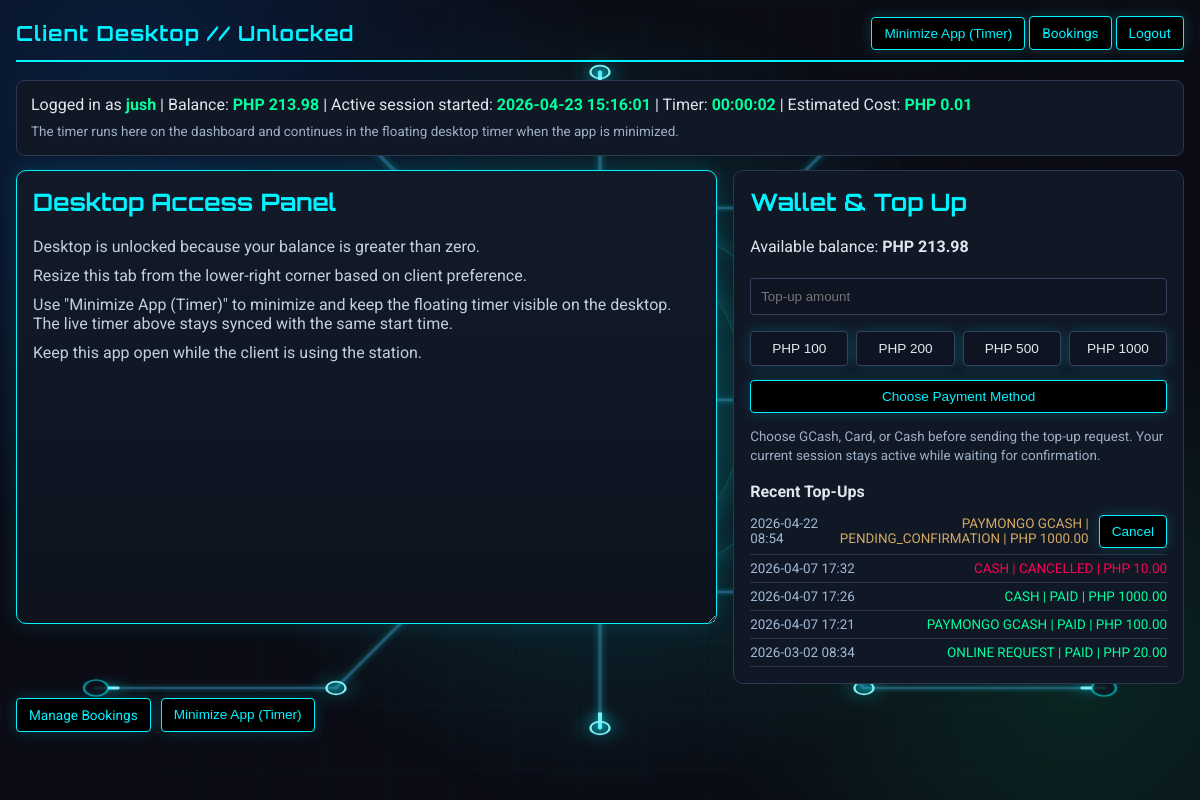
The page /client/desktop (signed in) on the database its author committed.
### app.py (models this page shows, shortened)
class User(UserMixin, db.Model):
    id = db.Column(db.Integer, primary_key=True)
    username = db.Column(db.String(80), unique=True, nullable=False)
    password_hash = db.Column(db.String(120), nullable=False)
    pondo = db.Column(db.Float, default=0.0)
    is_admin = db.Column(db.Boolean, default=False)

class Session(db.Model):
    id = db.Column(db.Integer, primary_key=True)
    user_id = db.Column(db.Integer, db.ForeignKey('user.id'))
    pc_id = db.Column(db.Integer, db.ForeignKey('pc.id'))
    start_time = db.Column(db.DateTime, default=datetime.now)
    end_time = db.Column(db.DateTime, nullable=True)
    cost = db.Column(db.Float, default=0.0)
    last_charged_at = db.Column(db.DateTime, nullable=True)

class PaymentTransaction(db.Model):
    id = db.Column(db.Integer, primary_key=True)
    user_id = db.Column(db.Integer, db.ForeignKey('user.id'), nullable=False)
    provider = db.Column(db.String(32), nullable=False, default="online_request")
    external_id = db.Column(db.String(128), unique=True, nullable=False)
    amount = db.Column(db.Float, nullable=False)
    currency = db.Column(db.String(8), nullable=False, default="php")
    status = db.Column(db.String(32), nullable=False, default="pending")
    created_at = db.Column(db.DateTime, default=datetime.now)
    credited_at = db.Column(db.DateTime, nullable=True)

### app.py (the view)
@app.route('/client/desktop')
@login_required
def client_desktop():
    if current_user.is_admin:
        return redirect(url_for('index'))
    if not user_has_positive_balance(current_user):
        flash('Insufficient balance. Please reserve first or top up.', 'error')
        return redirect(url_for('client_bookings'))
    active_session = Session.query.filter_by(user_id=current_user.id, end_time=None).order_by(Session.start_time.desc()).first()
    recent_payments = get_recent_payment_requests(current_user.id)
    return render_template(
        'client_desktop.html',
        active_session=active_session,
        recent_payments=recent_payments,
        kiosk_mode=is_kiosk_mode_enabled(),
        hourly_rate=HOURLY_RATE
    )

### app.py (called while the page is built, shortened)
@login_manager.user_loader
def load_user(user_id):
    return db.session.get(User, int(user_id))

def get_recent_payment_requests(user_id, limit=5):
    try:
        max_rows = max(1, int(limit))
    except Exception:
        max_rows = 5
    return PaymentTransaction.query.filter_by(user_id=user_id).order_by(PaymentTransaction.created_at.desc()).limit(max_rows).all()

def is_kiosk_mode_enabled():
    return str(os.getenv("PYPONDO_KIOSK_MODE", "0")).strip().lower() in {"1", "true", "yes"}

def user_has_positive_balance(user):
    try:
        return float(getattr(user, "pondo", 0.0)) > 0.0
    except Exception:
        return False

@app.before_request
def bootstrap_schema():
    if not getattr(app, "_schema_ready", False):
        db.create_all()
        ensure_pc_lan_ip_column()
        ensure_booking_date_column()
        ensure_session_last_charged_at_column()
        ensure_core_seed_data()
        app._schema_ready = True

def start_periodic_billing():
    global _billing_thread_started
    if _billing_thread_started or BILLING_DISABLED:
        return

@app.before_request
def ensure_billing_started():
    start_periodic_billing()

### templates/client_desktop.html (shortened to what this page needs)
<!DOCTYPE html>
<html lang="en">
<head>
</head>
<body>
    {% include '_animated_background.html' %}
    <div class="top">
        <h1>Client Desktop // Unlocked</h1>
        <div>
            <button type="button" class="btn" onclick="minimizeClientApp()">Minimize App (Timer)</button>
            <a class="btn" href="{{ url_for('client_bookings') }}">Bookings</a>
            <a class="btn warn" href="{{ url_for('logout') }}" onclick="clearDashboardTimerState()">Logout</a>
        </div>
    </div>
    <div class="status">
        Logged in as <strong>{{ current_user.username }}</strong> |
        Balance: <strong id="user-balance-top">PHP {{ "%.2f"|format(current_user.pondo) }}</strong>
        {% if active_session %}
            | Active session started: <strong>{{ active_session.start_time.strftime('%Y-%m-%d %H:%M:%S') }}</strong>
        {% endif %}
        | Timer: <strong id="dashboard-timer-time">00:00:00</strong>
        | Estimated Cost: <strong id="dashboard-timer-cost">PHP 0.00</strong>
        <div class="subtle" id="dashboard-timer-note" style="margin-top:8px;">
            The timer runs here on the dashboard and continues in the floating desktop timer when the app is minimized.
        </div>
    </div>
    <div class="grid">
        <div class="desktop-tab">
            <h2>Desktop Access Panel</h2>
            <p>Desktop is unlocked because your balance is greater than zero.</p>
            <p>Resize this tab from the lower-right corner based on client preference.</p>
            <p>Use "Minimize App (Timer)" to minimize and keep the floating timer visible on the desktop. The live timer above stays synced with the same start time.</p>
            <p>Keep this app open while the client is using the station.</p>
        </div>
        <div class="card">
            <h2 style="margin-top:0; font-family: 'Orbitron', sans-serif; color: var(--line);">Wallet &amp; Top Up</h2>
            <p>
                Available balance:
                <strong id="user-balance-bottom">PHP {{ "%.2f"|format(current_user.pondo) }}</strong>
            </p>
            <form action="{{ url_for('topup_online') }}" method="POST">
                <input id="topupAmount" type="number" name="amount" min="1" max="10000" step="0.01" placeholder="Top-up amount" required style="width:100%; box-sizing:border-box; margin: 6px 0; padding: 10px; border-radius: 4px; border: 1px solid #37415f; background: #0e1422; color: #fff;">
                <div class="quick-amounts">
                    <button type="button" onclick="setTopup(100)">PHP 100</button>
                    <button type="button" onclick="setTopup(200)">PHP 200</button>
                    <button type="button" onclick="setTopup(500)">PHP 500</button>
                    <button type="button" onclick="setTopup(1000)">PHP 1000</button>
                </div>
                <button type="submit" class="btn" style="width:100%; margin-top:10px;">Choose Payment Method</button>
            </form>
            <p class="subtle">Choose GCash, Card, or Cash before sending the top-up request. Your current session stays active while waiting for confirmation.</p>
            <div style="margin-top: 16px;">
                <h2 style="margin-bottom: 8px; font-size: 1rem;">Recent Top-Ups</h2>
                {% if recent_payments %}
                    {% for tx in recent_payments %}
                        <div class="history-row">
                            <div class="history-main">
                                <span style="color:#9fbad6;">{{ tx.created_at.strftime('%Y-%m-%d %H:%M') }}</span>
                                <span style="color: {{ 'var(--ok)' if tx.status == 'paid' else ('var(--warn)' if tx.status == 'cancelled' else '#d3a961') }};">
                                    {{ tx.provider.replace('_', ' ')|upper }} | {{ tx.status|upper }} | PHP {{ "%.2f"|format(tx.amount) }}
                                </span>
                            </div>
                            {% if tx.status in ['pending', 'pending_confirmation', 'awaiting_cash'] %}
                            <div class="history-action">
                                <form action="{{ url_for('client_cancel_payment', payment_id=tx.id) }}" method="POST">
                                    <button type="submit" class="btn history-cancel">Cancel</button>
                                </form>
                            </div>
                            {% endif %}
                        </div>
                    {% endfor %}
                {% else %}
                    <div class="subtle">No top-up transactions yet.</div>
                {% endif %}
            </div>
        </div>
    </div>
    <div class="actions">
        <a class="btn" href="{{ url_for('client_bookings') }}">Manage Bookings</a>
        <button type="button" class="btn" onclick="minimizeClientApp()">Minimize App (Timer)</button>
    </div>
</body>
</html>

### templates/client_desktop.html (style rules this page uses)
:root { --bg: #0b0c15; --card: #151922; --line: #00f3ff; --ok: #00ff9d; --warn: #ff0055; --text: #e0e6ed; }
body { margin: 0; background: var(--bg); color: var(--text); font-family: 'Roboto', sans-serif; padding: 16px; }
.top { display: flex; justify-content: space-between; align-items: center; border-bottom: 2px solid var(--line); padding-bottom: 10px; margin-bottom: 18px; }
.top h1 { margin: 0; font-family: 'Orbitron', sans-serif; font-size: 1.3rem; color: var(--line); letter-spacing: 1px; }
.btn, .quick-amounts button, .btn.history-cancel { display: inline-block; text-decoration: none; border: 1px solid var(--line); color: var(--line); background: #000; padding: 8px 12px; border-radius: 4px; font-size: 0.85rem; box-shadow: 0 0 14px rgba(0, 243, 255, 0.18); transition: background 0.18s ease, color 0.18s ease, box-shadow 0.18s ease, border-color 0.18s ease; cursor: pointer; }
.warn { border-color: var(--line); color: var(--line); }
.history-cancel { border-color: var(--line); color: var(--line); }
.status { margin-bottom: 14px; padding: 14px; border: 1px solid #2d3650; border-radius: 8px; background: #101725; }
.status strong { color: var(--ok); }
.grid { display: grid; grid-template-columns: minmax(320px, 1.4fr) minmax(280px, 0.9fr); gap: 16px; align-items: start; }
.card { border: 1px solid #2d3650; border-radius: 10px; background: #101725; padding: 16px; }
.desktop-tab { width: auto; height: 420px; min-height: 240px; resize: both; overflow: auto; border: 1px solid var(--line); border-radius: 10px; background: linear-gradient(180deg, #121a2a, #0d121d); box-shadow: 0 0 20px rgba(0, 243, 255, 0.15); padding: 16px; }
.desktop-tab h2 { margin-top: 0; font-family: 'Orbitron', sans-serif; color: var(--line); }
.desktop-tab p { margin: 0 0 10px; color: #c2d0de; }
.actions { margin-top: 14px; display: flex; gap: 10px; flex-wrap: wrap; }
.quick-amounts { display: flex; gap: 8px; flex-wrap: wrap; margin: 10px 0 4px; }
.quick-amounts button { flex: 1 1 90px; border: 1px solid #37415f; background: #0e1422; color: var(--text); padding: 9px 10px; border-radius: 4px; cursor: pointer; }
.subtle { color: #9db0c6; font-size: 0.84rem; line-height: 1.45; }
.history-row { display: flex; justify-content: space-between; align-items: center; gap: 10px; padding: 6px 0; border-bottom: 1px solid #29324a; font-size: 0.84rem; }
.history-main { display: flex; justify-content: space-between; align-items: center; gap: 10px; flex: 1; min-width: 0; }
.history-main span:last-child { text-align: right; }
.history-action form { margin: 0; }
.history-cancel { border-color: var(--warn); color: var(--warn); padding: 5px 8px; font-size: 0.72rem; }

### templates/_animated_background.html (style rules this page uses)
body > *:not(.cyber-bg) { position: relative; z-index: 1; }

### rows shown on the page
User: username "jush"
PaymentTransaction: created_at "2026-04-22 08:54", provider.replace "PAYMONGO GCASH", status "PENDING_CONFIRMATION", amount "1000.00"
PaymentTransaction: created_at "2026-04-07 17:32", provider.replace "CASH", status "CANCELLED", amount "10.00"
PaymentTransaction: created_at "2026-04-07 17:26", provider.replace "CASH", status "PAID", amount "1000.00"
PaymentTransaction: created_at "2026-04-07 17:21", provider.replace "PAYMONGO GCASH", status "PAID", amount "100.00"
PaymentTransaction: created_at "2026-03-02 08:34", provider.replace "ONLINE REQUEST", status "PAID", amount "20.00"

### other values the page prints
{{ active_session.start_time.strftime('%Y-%m-%d %H:%M:%S') }} "2026-04-23 15:16:01"
